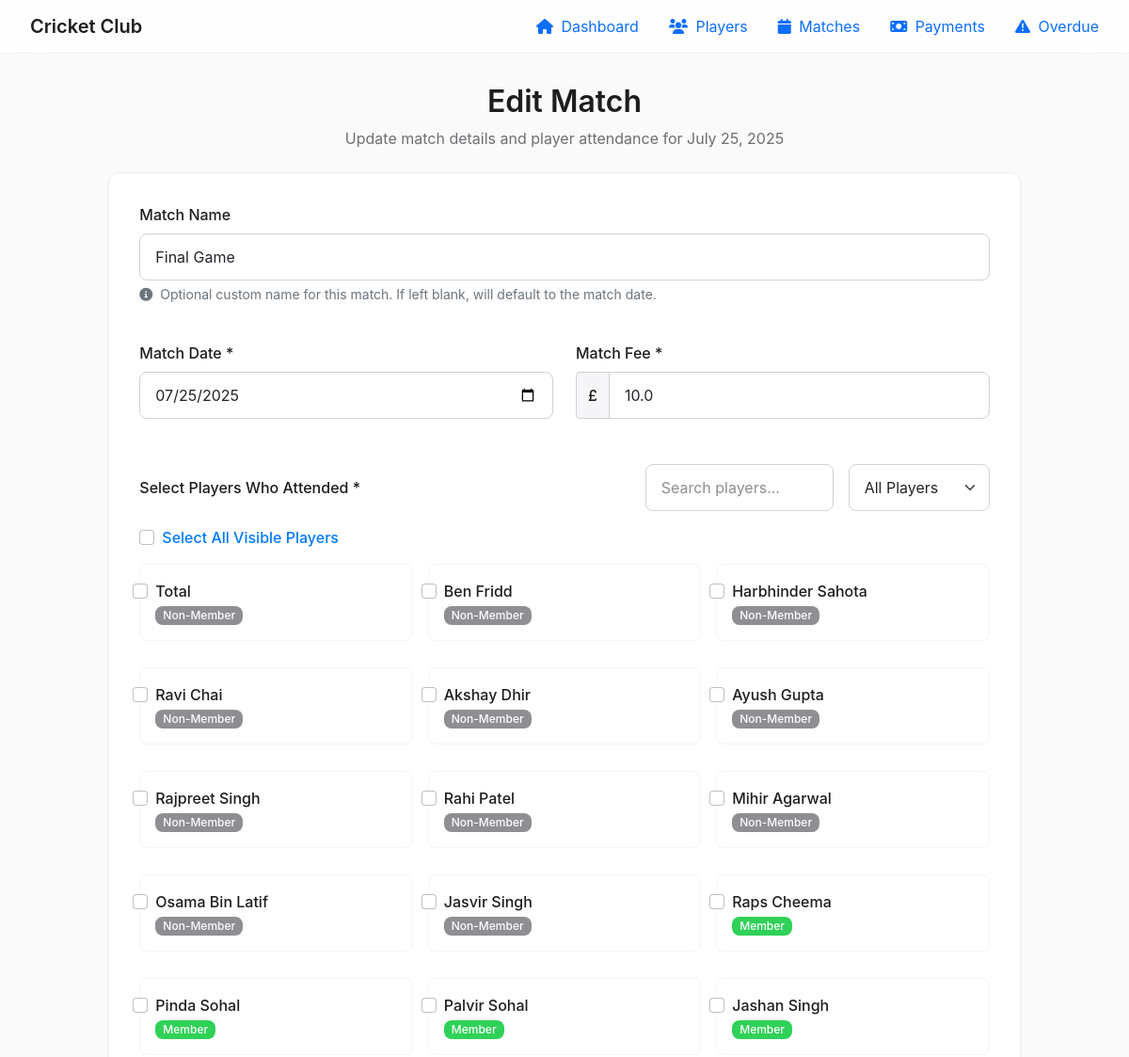
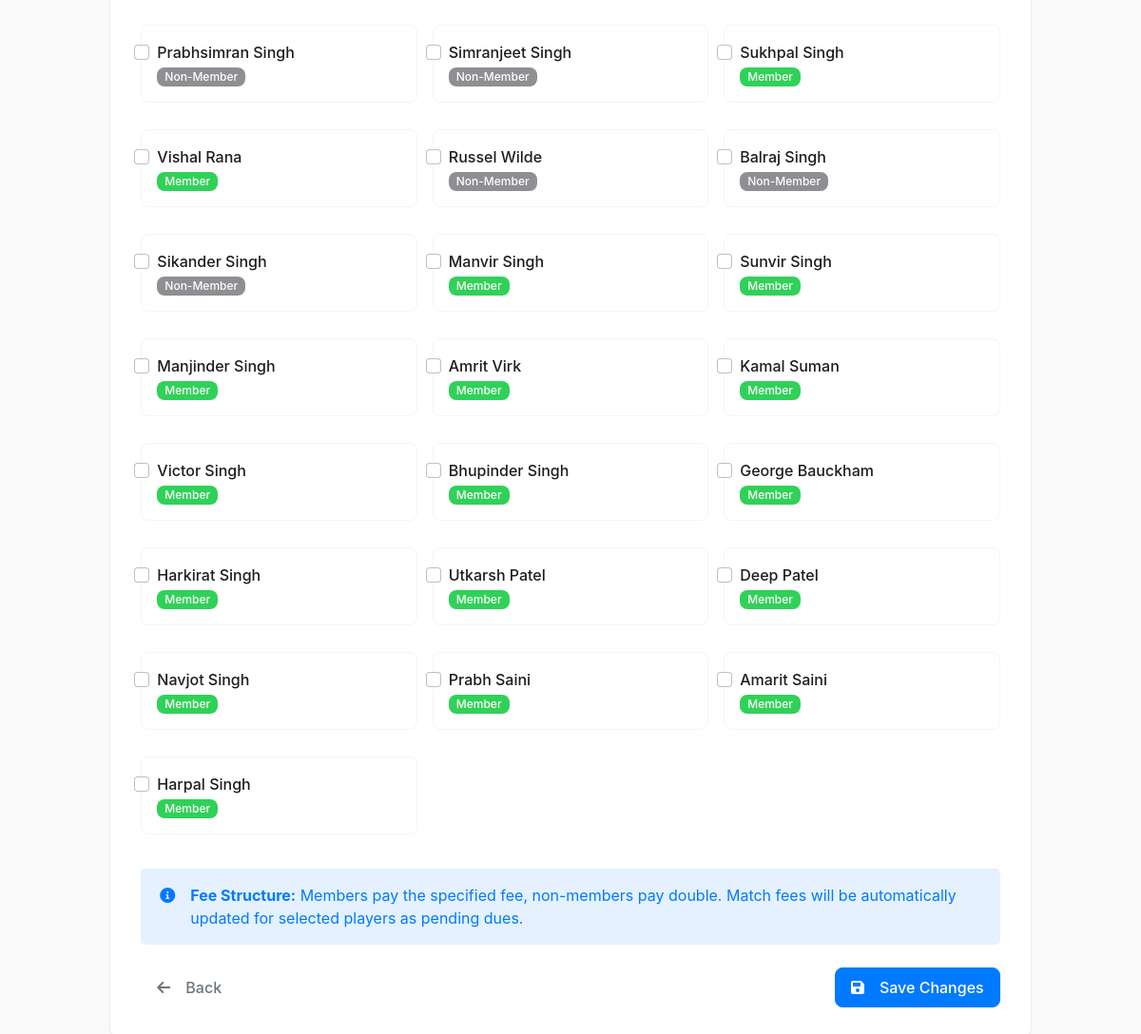
Screenshot of /matches/edit/1 with the database file from the repository (2 pictures, top to bottom).
### app.py (models this page shows, shortened)
class Match(db.Model):
    id = db.Column(db.Integer, primary_key=True)
    name = db.Column(db.String(200))  # Optional match name, defaults to formatted date
    date = db.Column(db.Date, default=date.today)
    fee = db.Column(db.Float, default=10.0)
    attendances = db.relationship('MatchAttendance', backref='match', lazy=True, cascade='all, delete-orphan')
    payments = db.relationship('Payment', backref='match', lazy=True, cascade='all, delete-orphan')

class Player(db.Model):
    id = db.Column(db.Integer, primary_key=True)
    name = db.Column(db.String(100), nullable=False)
    is_member = db.Column(db.Boolean, default=True)
    contact_info = db.Column(db.String(200))
    membership_fee = db.Column(db.Float, default=200.0)  # Standard membership fee for all members
    historical_match_fees_owed = db.Column(db.Float, default=0.0)  # Historical match fees owed from imports
    membership_status = db.Column(db.String(50), default='Paid')  # Unpaid, Part Paid, Paid, Sponsorship
    payments = db.relationship('Payment', backref='player', lazy=True, cascade='all, delete-orphan')
    attendances = db.relationship('MatchAttendance', backref='player', lazy=True, cascade='all, delete-orphan')

### app.py (the view, shortened to what this page needs)
@app.route('/matches/edit/<int:match_id>', methods=['GET', 'POST'])
def edit_match(match_id):
    match = Match.query.get_or_404(match_id)
    players = Player.query.order_by(Player.id.desc()).all()
    attending_player_ids = [att.player_id for att in match.attendances]
    return render_template('edit_match.html', match=match, players=players, attending_player_ids=attending_player_ids)

### templates/edit_match.html (shortened to what this page needs)
{% extends "base.html" %}
{% block content %}
<div class="row justify-content-center">
    <div class="col-md-10">
        <div class="text-center mb-4">
            <h1 style="font-weight: 600; font-size: 2rem; color: #1d1d1f; margin-bottom: 8px;">Edit Match</h1>
            <p style="color: #6e6e73;">Update match details and player attendance for {{ match.date.strftime('%B %d, %Y') }}</p>
        </div>
        <div class="card">
            <div class="card-body" style="padding: 32px;">
                <form method="POST">
                    <div class="row g-4 mb-5">
                        <div class="col-md-12 mb-3">
                            <label for="name" class="form-label"
                                style="font-weight: 500; color: #1d1d1f; margin-bottom: 8px;">Match Name</label>
                            <input type="text" class="form-control" id="name" name="name"
                                value="{{ match.name or '' }}" placeholder="Leave blank to auto-generate from date">
                            <div class="form-text">
                                <i class="fas fa-info-circle me-1"></i>
                                Optional custom name for this match. If left blank, will default to the match date.
                            </div>
                        </div>
                        <div class="col-md-6">
                            <label for="date" class="form-label"
                                style="font-weight: 500; color: #1d1d1f; margin-bottom: 8px;">Match Date *</label>
                            <input type="date" class="form-control" id="date" name="date" value="{{ match.date.strftime('%Y-%m-%d') }}" required>
                        </div>
                        <div class="col-md-6">
                            <label for="fee" class="form-label"
                                style="font-weight: 500; color: #1d1d1f; margin-bottom: 8px;">Match Fee *</label>
                            <div class="input-group">
                                <span class="input-group-text"
                                    style="background: #f5f5f7; border-color: #d2d2d7; color: #1d1d1f; font-weight: 500;">£</span>
                                <input type="number" class="form-control" id="fee" name="fee" step="0.01" min="0"
                                    required placeholder="10.00" value="{{ match.fee }}">
                            </div>
                        </div>
                    </div>
                    <div class="mb-4">
                        <div class="d-flex justify-content-between align-items-center mb-3">
                            <label class="form-label"
                                style="font-weight: 500; color: #1d1d1f; margin-bottom: 0;">Select Players Who Attended *</label>
                            <div class="d-flex gap-3 align-items-center">
                                <div class="filter-group">
                                    <input type="text" id="playerSearch" class="form-control form-control-sm"
                                           placeholder="Search players..." style="width: 200px;">
                                </div>
                                <div class="filter-group">
                                    <select id="membershipFilter" class="form-select form-select-sm" style="width: 150px;">
                                        <option value="">All Players</option>
                                    </select>
                                </div>
                            </div>
                        </div>
                        <div class="mb-3">
                            <div class="form-check">
                                <input class="form-check-input" type="checkbox" id="select_all">
                                <label class="form-check-label" for="select_all"
                                    style="font-weight: 500; color: #007aff;">
                                    Select All Visible Players
                                </label>
                            </div>
                        </div>
                        <div class="player-grid-container">
                            <div class="row g-3" id="playersGrid">
                                {% for player in players %}
                                <div class="col-md-4 player-card-item" data-player-name="{{ player.name|lower }}"
                                     data-player-status="{% if player.is_member %}member{% else %}non-member{% endif %}">
                                    <div class="form-check player-card">
                                        <input class="form-check-input player-checkbox" type="checkbox"
                                            id="player_{{ player.id }}" name="players" value="{{ player.id }}"
                                            {% if player.id in attending_player_ids %}checked{% endif %}>
                                        <label class="form-check-label w-100 player-card-content" for="player_{{ player.id }}">
                                            <div class="player-name">{{ player.name }}</div>
                                            {% if player.is_member %}
                                            <small class="badge badge-member">Member</small>
                                            {% else %}
                                            <small class="badge badge-non-member">Non-Member</small>
                                            {% endif %}
                                        </label>
                                    </div>
                                </div>
                                {% endfor %}
                            </div>
                        </div>
                    </div>
                    <div class="alert border-0 rounded-3 mb-4"
                        style="background: rgba(0, 122, 255, 0.1); color: #007aff; padding: 16px 20px;">
                        <div class="d-flex align-items-start">
                            <i class="fas fa-info-circle me-3 mt-1"></i>
                            <div>
                                <strong>Fee Structure:</strong> Members pay the specified fee, non-members pay double.
                                Match fees will be automatically updated for selected players as pending dues.
                            </div>
                        </div>
                    </div>
                    <div class="d-flex justify-content-between align-items-center">
                        <a href="{{ url_for('matches') }}" class="btn btn-outline-secondary">
                            <i class="fas fa-arrow-left me-2"></i> Back
                        </a>
                        <button type="submit" class="btn btn-primary">
                            <i class="fas fa-save me-2"></i> Save Changes
                        </button>
                    </div>
                </form>
            </div>
        </div>
    </div>
</div>
{% endblock %}

### static/style.css (style rules this page uses)
:root { --color-primary: #007aff; --color-primary-hover: #0056cc; --color-success: #30d158; --color-success-hover: #28cd4f; --color-warning: #ff9500; --color-danger: #ff3b30; --color-info: #5ac8fa; --color-text-primary: #1d1d1f; --color-text-secondary: #6e6e73; --color-text-tertiary: #8e8e93; --color-background: #fafafa; --color-surface: #ffffff; --color-border: rgba(0, 0, 0, 0.06); --color-border-light: #f5f5f7; --color-border-medium: #d2d2d7; --font-family-system: -apple-system, BlinkMacSystemFont, 'SF Pro Display', 'Segoe UI', system-ui, sans-serif; --font-weight-regular: 400; --font-weight-medium: 500; --font-weight-semibold: 600; --font-weight-bold: 700; --font-size-xs: 0.75rem; --font-size-sm: 0.875rem; --font-size-base: 1rem; --font-size-lg: 1.125rem; --font-size-xl: 1.25rem; --font-size-2xl: 1.5rem; --font-size-3xl: 2rem; --font-size-4xl: 2.5rem; --line-height-tight: 1.25; --line-height-normal: 1.5; --line-height-relaxed: 1.625; --space-xs: 0.25rem; --space-sm: 0.5rem; --space-md: 0.75rem; --space-lg: 1rem; --space-xl: 1.5rem; --space-2xl: 2rem; --space-3xl: 3rem; --radius-sm: 0.5rem; --radius-md: 0.75rem; --radius-lg: 1rem; --shadow-sm: 0 1px 3px rgba(0, 0, 0, 0.05); --shadow-md: 0 4px 12px rgba(0, 0, 0, 0.08); --shadow-lg: 0 10px 40px rgba(0, 0, 0, 0.15); --transition-fast: 0.15s ease; --transition-normal: 0.2s ease; --transition-slow: 0.3s ease; --container-max-width: 1200px; --header-height: 4rem; }
*, *::before, *::after { box-sizing: border-box; }
* { margin: 0; padding: 0; }
html { font-size: 16px; scroll-behavior: smooth; }
body { font-family: var(--font-family-system); font-size: var(--font-size-base); font-weight: var(--font-weight-regular); line-height: var(--line-height-normal); color: var(--color-text-primary); background-color: var(--color-background); -webkit-font-smoothing: antialiased; -moz-osx-font-smoothing: grayscale; }
input, button, textarea, select { font: inherit; }
p, h1, h2, h3, h4, h5, h6 { overflow-wrap: break-word; }
.card { background: var(--color-surface); border: 1px solid var(--color-border); border-radius: var(--radius-md); box-shadow: var(--shadow-sm); transition: box-shadow var(--transition-normal); overflow: hidden; }
.card-body { padding: var(--space-xl); }
.badge-member { display: inline-flex; align-items: center; padding: var(--space-xs) var(--space-sm); background-color: var(--color-success); color: white; border-radius: var(--radius-sm); font-size: var(--font-size-xs); font-weight: var(--font-weight-medium); }
.badge-non-member { display: inline-flex; align-items: center; padding: var(--space-xs) var(--space-sm); background-color: var(--color-text-tertiary); color: white; border-radius: var(--radius-sm); font-size: var(--font-size-xs); font-weight: var(--font-weight-medium); }
.player-name { font-weight: var(--font-weight-medium); color: var(--color-text-primary); }
.player-grid-container { min-height: 200px; }
.player-card-item { transition: all var(--transition-normal); }
.btn { display: inline-flex; align-items: center; justify-content: center; gap: var(--space-sm); padding: var(--space-sm) var(--space-lg); border-radius: var(--radius-sm); font-size: var(--font-size-base); font-weight: var(--font-weight-medium); text-decoration: none; border: 1px solid transparent; cursor: pointer; transition: all var(--transition-normal); white-space: nowrap; }
.btn-primary { background-color: var(--color-primary); color: white; border-color: var(--color-primary); }
.form-control, .form-select { display: block; width: 100%; padding: var(--space-md) var(--space-lg); font-size: var(--font-size-base); border: 1px solid var(--color-border-medium); border-radius: var(--radius-sm); background-color: var(--color-surface); transition: all var(--transition-normal); }
.form-control::placeholder { color: var(--color-text-tertiary); }
.player-card { padding: var(--space-lg); border: 1px solid var(--color-border-light); border-radius: var(--radius-sm); margin-bottom: var(--space-md); transition: all var(--transition-normal); cursor: pointer; }
.player-card-content { font-weight: var(--font-weight-medium); color: var(--color-text-primary); }
.d-flex { display: flex; }
.align-items-center { align-items: center; }
.justify-content-center { justify-content: center; }
.justify-content-between { justify-content: space-between; }
.gap-3 { gap: var(--space-md); }
.mb-3 { margin-bottom: var(--space-md); }
.mb-4 { margin-bottom: var(--space-lg); }
.mb-5 { margin-bottom: var(--space-xl); }

### rows the page displays
Match: date "July 25, 2025", name "Final Game", date "07/25/2025", fee "10.0"
Player: name "Total", is_member "Non-Member"
Player: name "Ben Fridd", is_member "Non-Member"
Player: name "Harbhinder Sahota", is_member "Non-Member"
Player: name "Ravi Chai", is_member "Non-Member"
Player: name "Akshay Dhir", is_member "Non-Member"
Player: name "Ayush Gupta", is_member "Non-Member"
Player: name "Rajpreet Singh", is_member "Non-Member"
Player: name "Rahi Patel", is_member "Non-Member"
Player: name "Mihir Agarwal", is_member "Non-Member"
Player: name "Osama Bin Latif", is_member "Non-Member"
Player: name "Jasvir Singh", is_member "Non-Member"
Player: name "Raps Cheema", is_member "Member"
Player: name "Pinda Sohal", is_member "Member"
Player: name "Palvir Sohal", is_member "Member"
Player: name "Jashan Singh", is_member "Member"
Player: name "Prabhsimran Singh", is_member "Non-Member"
Player: name "Simranjeet Singh", is_member "Non-Member"
Player: name "Sukhpal Singh", is_member "Member"
Player: name "Vishal Rana", is_member "Member"
Player: name "Russel Wilde", is_member "Non-Member"
Player: name "Balraj Singh", is_member "Non-Member"
Player: name "Sikander Singh", is_member "Non-Member"
Player: name "Manvir Singh", is_member "Member"
Player: name "Sunvir Singh", is_member "Member"
Player: name "Manjinder Singh", is_member "Member"
Player: name "Amrit Virk", is_member "Member"
Player: name "Kamal Suman", is_member "Member"
Player: name "Victor Singh", is_member "Member"
Player: name "Bhupinder Singh", is_member "Member"
Player: name "George Bauckham", is_member "Member"
Player: name "Harkirat Singh", is_member "Member"
Player: name "Utkarsh Patel", is_member "Member"
Player: name "Deep Patel", is_member "Member"
Player: name "Navjot Singh", is_member "Member"
Player: name "Prabh Saini", is_member "Member"
Player: name "Amarit Saini", is_member "Member"
Player: name "Harpal Singh", is_member "Member"
